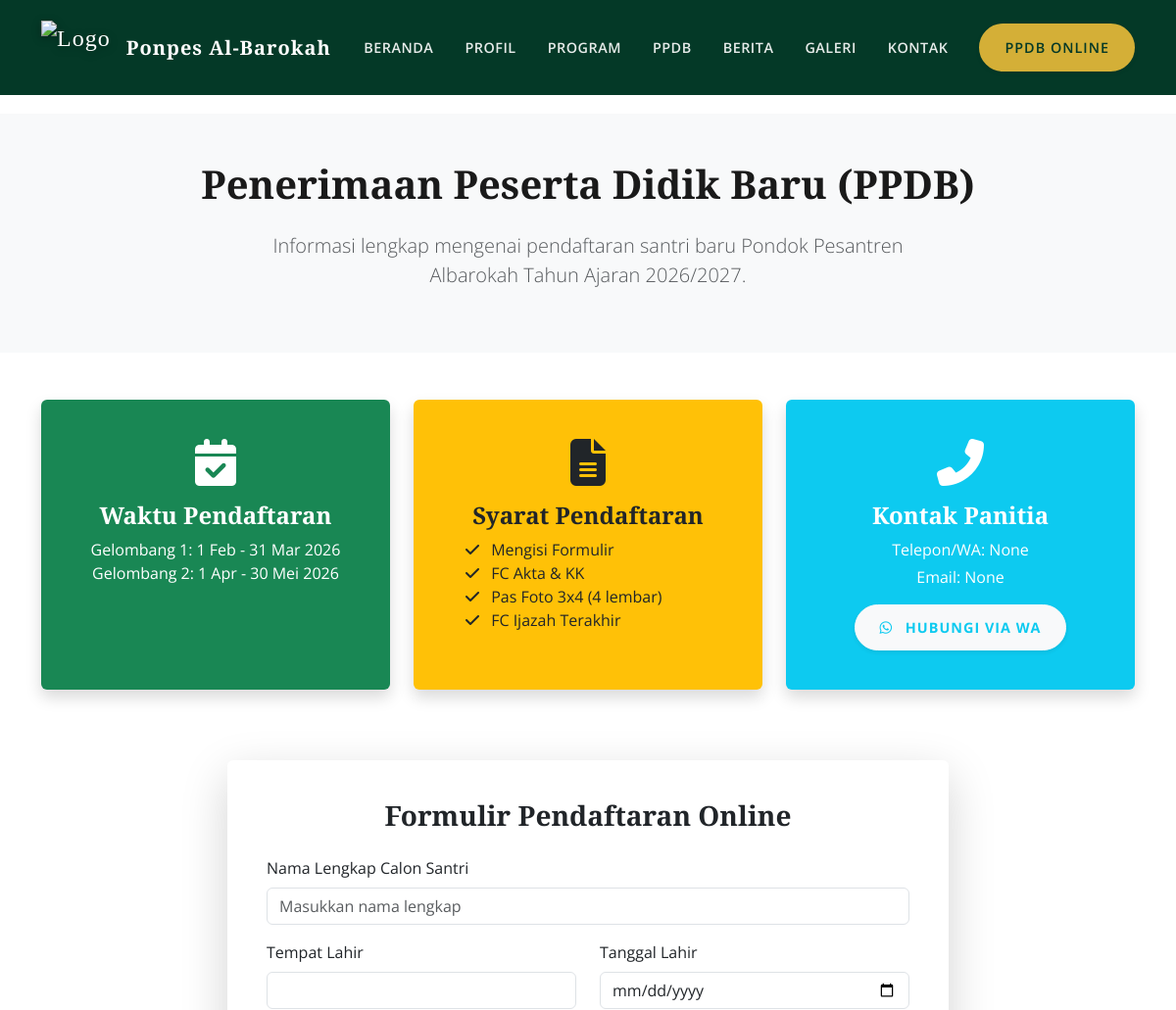
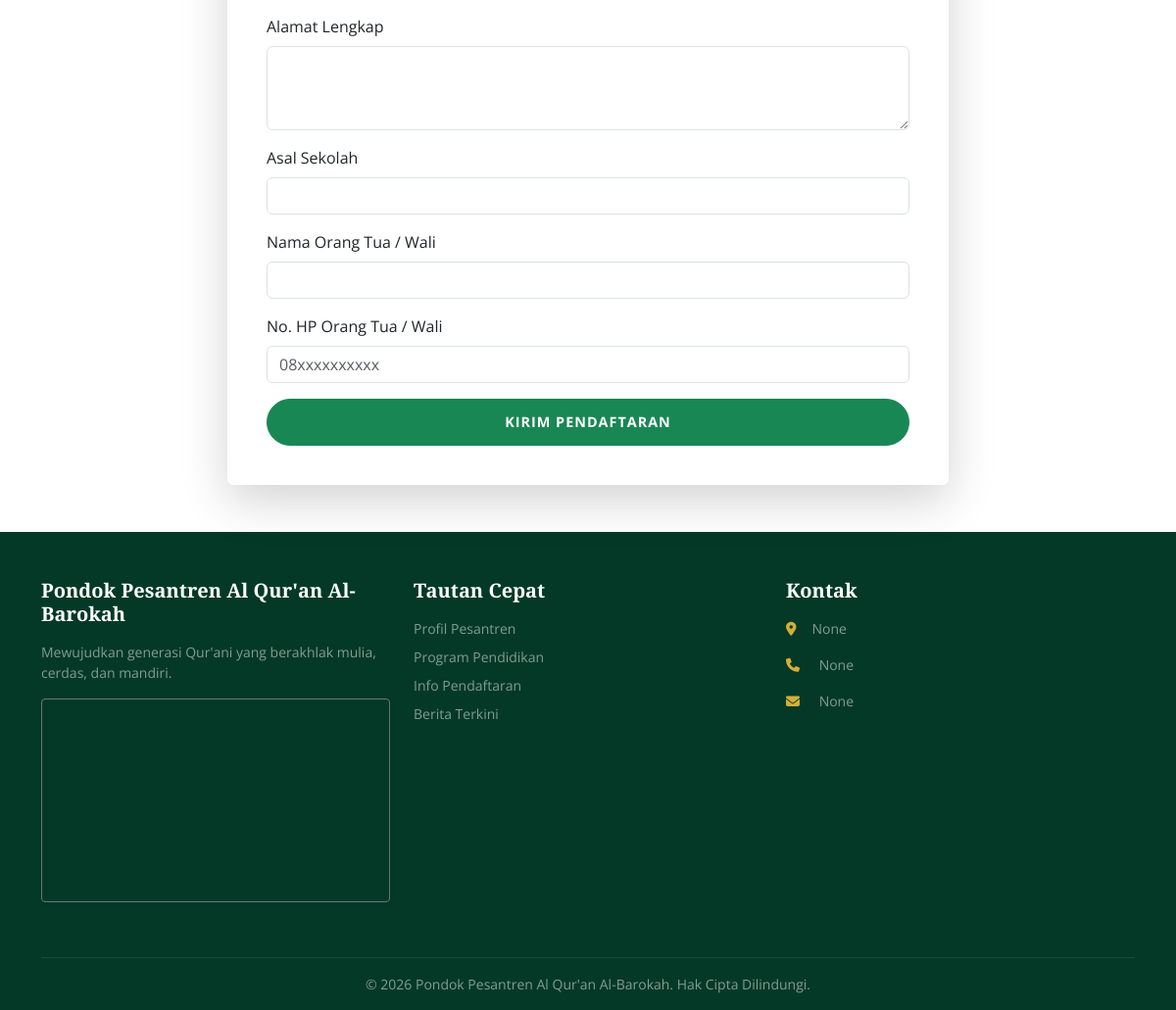
/ppdb, run on the app's committed database (2 pictures, top to bottom).
### app/models.py (models this page shows)
class Pengaturan(db.Model):
    id = db.Column(db.Integer, primary_key=True)
    nama_pesantren = db.Column(db.String(100), default='Pondok Pesantren Al Qur\'an Al-Barokah')
    alamat = db.Column(db.Text)
    telepon = db.Column(db.String(20))
    email = db.Column(db.String(100))
    deskripsi_singkat = db.Column(db.Text)
    facebook = db.Column(db.String(255))
    instagram = db.Column(db.String(255))
    tiktok = db.Column(db.String(255))
    youtube = db.Column(db.String(255))
    maps_embed = db.Column(db.Text)
    maps_link = db.Column(db.String(255)) # For clickable map link in footer
    jumlah_santri = db.Column(db.Integer, default=150)
    jumlah_alumni = db.Column(db.Integer, default=500)
    jumlah_ustadz = db.Column(db.Integer, default=25)
    jumlah_kitab = db.Column(db.Integer, default=50)
    sejarah = db.Column(db.Text)
    sejarah_gambar = db.Column(db.String(255))
    struktur_organisasi_gambar = db.Column(db.String(255))
    visi = db.Column(db.Text)
    misi = db.Column(db.Text)
    hero_title_1 = db.Column(db.String(100), default='Selamat Datang di')
    hero_title_2 = db.Column(db.String(100), default='Pondok Pesantren Al Qur\'an')
    hero_title_3 = db.Column(db.String(100), default='Al-Barokah')
    hero_subtitle = db.Column(db.String(255), default='Mewujudkan Generasi Qur\'ani yang Berakhlak Mulia, Cerdas, dan Mandiri')

### app/routes.py (the view)
@bp.route('/ppdb')
@limiter.limit("30 per minute")
def ppdb():
    return render_template('ppdb.html', title='PPDB Online')

### app/routes.py (called while the page is built)
@bp.context_processor
def inject_pengaturan():
    pengaturan = Pengaturan.query.first()
    return dict(pengaturan=pengaturan)

### app/templates/ppdb.html (shortened to what this page needs)
{% extends "base.html" %}
{% block content %}
<section class="py-5 bg-light">
    <div class="container text-center">
        <h1 class="fw-bold mb-4">Penerimaan Peserta Didik Baru (PPDB)</h1>
        <p class="lead text-muted mx-auto" style="max-width: 700px;">
            Informasi lengkap mengenai pendaftaran santri baru Pondok Pesantren Albarokah Tahun Ajaran 2026/2027.
        </p>
    </div>
</section>
<section class="py-5">
    <div class="container">
        <div class="row mb-5">
            <div class="col-md-4 mb-4">
                <div class="card bg-success text-white text-center h-100 p-4 border-0 shadow">
                    <div class="card-body">
                        <i class="fas fa-calendar-check fa-3x mb-3"></i>
                        <h4 class="fw-bold">Waktu Pendaftaran</h4>
                        <p class="mb-0">Gelombang 1: 1 Feb - 31 Mar 2026</p>
                        <p class="mb-0">Gelombang 2: 1 Apr - 30 Mei 2026</p>
                    </div>
                </div>
            </div>
            <div class="col-md-4 mb-4">
                <div class="card bg-warning text-dark text-center h-100 p-4 border-0 shadow">
                    <div class="card-body">
                        <i class="fas fa-file-alt fa-3x mb-3"></i>
                        <h4 class="fw-bold">Syarat Pendaftaran</h4>
                        <ul class="text-start list-unstyled mx-auto" style="max-width: 250px;">
                            <li><i class="fas fa-check me-2"></i> Mengisi Formulir</li>
                            <li><i class="fas fa-check me-2"></i> FC Akta & KK</li>
                            <li><i class="fas fa-check me-2"></i> Pas Foto 3x4 (4 lembar)</li>
                            <li><i class="fas fa-check me-2"></i> FC Ijazah Terakhir</li>
                        </ul>
                    </div>
                </div>
            </div>
            <div class="col-md-4 mb-4">
                <div class="card bg-info text-white text-center h-100 p-4 border-0 shadow">
                    <div class="card-body">
                        <i class="fas fa-phone-alt fa-3x mb-3"></i>
                        <h4 class="fw-bold">Kontak Panitia</h4>
                        <p class="mb-1">Telepon/WA: {{ pengaturan.telepon if pengaturan else '(0274) 123456' }}</p>
                        <p class="mb-0">Email: {{ pengaturan.email if pengaturan else 'info@albarokah.ponpes.id' }}</p>
                        <div class="mt-3">
                            <a href="https://wa.me/{{ pengaturan.telepon|replace('0', '62', 1)|replace('-', '')|replace(' ', '') }}" target="_blank" class="btn btn-light text-info fw-bold rounded-pill px-4 shadow-sm">
                                <i class="fab fa-whatsapp me-2"></i> Hubungi via WA
                            </a>
                        </div>
                    </div>
                </div>
            </div>
        </div>
        <div class="row justify-content-center">
            <div class="col-md-8">
                <div class="card border-0 shadow-lg p-4">
                    <div class="card-body">
                        <h3 class="fw-bold text-center mb-4">Formulir Pendaftaran Online</h3>
                        <form action="{{ url_for('main.ppdb_register') }}" method="POST">
                            <div class="mb-3">
                                <label for="nama" class="form-label">Nama Lengkap Calon Santri</label>
                                <input type="text" class="form-control" id="nama" name="nama" placeholder="Masukkan nama lengkap" required>
                            </div>
                            <div class="row mb-3">
                                <div class="col-md-6">
                                    <label for="tempat_lahir" class="form-label">Tempat Lahir</label>
                                    <input type="text" class="form-control" id="tempat_lahir" name="tempat_lahir" required>
                                </div>
                                <div class="col-md-6">
                                    <label for="tanggal_lahir" class="form-label">Tanggal Lahir</label>
                                    <input type="date" class="form-control" id="tanggal_lahir" name="tanggal_lahir" required>
                                </div>
                            </div>
                            <div class="mb-3">
                                <label for="alamat" class="form-label">Alamat Lengkap</label>
                                <textarea class="form-control" id="alamat" name="alamat" rows="3" required></textarea>
                            </div>
                            <div class="mb-3">
                                <label for="asal_sekolah" class="form-label">Asal Sekolah</label>
                                <input type="text" class="form-control" id="asal_sekolah" name="asal_sekolah" required>
                            </div>
                            <div class="mb-3">
                                <label for="nama_ortu" class="form-label">Nama Orang Tua / Wali</label>
                                <input type="text" class="form-control" id="nama_ortu" name="nama_ortu" required>
                            </div>
                            <div class="mb-3">
                                <label for="no_hp_ortu" class="form-label">No. HP Orang Tua / Wali</label>
                                <input type="tel" class="form-control" id="no_hp_ortu" name="no_hp_ortu" placeholder="08xxxxxxxxxx" required>
                            </div>
                            <div class="d-grid gap-2">
                                <button type="submit" class="btn btn-success btn-lg fw-bold">Kirim Pendaftaran</button>
                            </div>
                        </form>
                    </div>
                </div>
            </div>
        </div>
    </div>
</section>
{% endblock %}

### app/templates/base.html (shortened to what this page needs)
<!DOCTYPE html>
<html lang="id">
<head>
    <link href="https://cdn.jsdelivr.net/npm/bootstrap@5.3.0/dist/css/bootstrap.min.css" rel="stylesheet">
    <link rel="stylesheet" href="https://cdnjs.cloudflare.com/ajax/libs/font-awesome/6.4.0/css/all.min.css">
    <link rel="stylesheet" href="{{ url_for('static', filename='css/style.css') }}">
</head>
<body class="d-flex flex-column min-vh-100" {% if request.endpoint != 'main.index' %}style="padding-top: 76px;"{% endif %}>
    <nav class="navbar navbar-expand-lg navbar-dark fixed-top transition-all" style="background-color: var(--primary-color);">
        <div class="container">
            <a class="navbar-brand d-flex align-items-center" href="{{ url_for('main.index') }}">
                <img src="{{ url_for('static', filename='img/logo.png') }}" alt="Logo" class="me-3 d-inline-block align-text-top logo-img">
                <span class="fw-bold d-none d-sm-block fs-5">Ponpes Al-Barokah</span>
            </a>
            <div class="collapse navbar-collapse" id="navbarNav">
                <ul class="navbar-nav ms-auto align-items-center">
                    <li class="nav-item"><a class="nav-link" href="{{ url_for('main.index') }}">Beranda</a></li>
                    <li class="nav-item"><a class="nav-link" href="{{ url_for('main.profil') }}">Profil</a></li>
                    <li class="nav-item"><a class="nav-link" href="{{ url_for('main.program') }}">Program</a></li>
                    <li class="nav-item"><a class="nav-link" href="{{ url_for('main.ppdb') }}">PPDB</a></li>
                    <li class="nav-item"><a class="nav-link" href="{{ url_for('main.berita') }}">Berita</a></li>
                    <li class="nav-item"><a class="nav-link" href="{{ url_for('main.galeri') }}">Galeri</a></li>
                    <li class="nav-item"><a class="nav-link" href="{{ url_for('main.kontak') }}">Kontak</a></li>
                    <li class="nav-item ms-lg-3 mt-3 mt-lg-0">
                        <a href="{{ url_for('main.ppdb') }}" class="btn btn-gold rounded-pill px-4 shadow-sm">PPDB Online</a>
                    </li>
                </ul>
            </div>
        </div>
    </nav>
    <main class="flex-grow-1">
        <div class="container mt-4 pt-3">
        </div>
        {% block content %}{% endblock %}
    </main>
    <footer class="mt-auto pt-5 pb-3 footer-custom">
        <div class="container">
            <div class="row text-center text-md-start">
                <div class="col-md-4 mb-4">
                    <h5 class="fw-bold mb-3 text-white">
                        {% if pengaturan and pengaturan.nama_pesantren %}
                            {{ pengaturan.nama_pesantren }}
                        {% else %}
                            Pondok Pesantren Al Qur'an Al-Barokah
                        {% endif %}
                    </h5>
                    <p class="small text-white-50">{{ pengaturan.deskripsi_singkat if pengaturan and pengaturan.deskripsi_singkat else "Mewujudkan generasi Qur'ani yang berakhlak mulia, cerdas, dan mandiri." }}</p>
                    <div class="map-container">
                        <iframe src="{{ pengaturan.maps_embed|safe if pengaturan and pengaturan.maps_embed else 'https://www.google.com/maps/embed?pb=!1m18!1m12!1m3!1d3953.098178339794!2d110.37380831477754!3d-7.779419994393666!2m3!1f0!2f0!3f0!3m2!1i1024!2i768!4f13.1!3m3!1m2!1s0x2e7a584a6e123456%3A0x123456789abcdef!2sPondok%20Pesantren%20Albarokah!5e0!3m2!1sid!2sid!4v1620000000000!5m2!1sid!2sid' }}" width="100%" height="200" style="border:0;" allowfullscreen="" loading="lazy"></iframe>
                    </div>
                </div>
                <div class="col-md-4 mb-4">
                    <h5 class="fw-bold mb-3 text-white">Tautan Cepat</h5>
                    <ul class="list-unstyled small">
                        <li class="mb-2"><a href="{{ url_for('main.profil') }}" class="text-white-50 text-decoration-none hover-gold">Profil Pesantren</a></li>
                        <li class="mb-2"><a href="{{ url_for('main.program') }}" class="text-white-50 text-decoration-none hover-gold">Program Pendidikan</a></li>
                        <li class="mb-2"><a href="{{ url_for('main.ppdb') }}" class="text-white-50 text-decoration-none hover-gold">Info Pendaftaran</a></li>
                        <li class="mb-2"><a href="{{ url_for('main.berita') }}" class="text-white-50 text-decoration-none hover-gold">Berita Terkini</a></li>
                    </ul>
                </div>
                <div class="col-md-4 mb-4">
                    <h5 class="fw-bold mb-3 text-white">Kontak</h5>
                    <ul class="list-unstyled small text-white-50">
                        <li class="mb-3 d-flex justify-content-center justify-content-md-start">
                            <i class="fas fa-map-marker-alt me-3 mt-1 text-gold"></i>
                            <div class="text-start">
                                {{ pengaturan.alamat if pengaturan else 'Jl. Pesantren No. 123, Yogyakarta' }}
                            </div>
                        </li>
                        <li class="mb-3"><i class="fas fa-phone me-3 text-gold"></i> {{ pengaturan.telepon if pengaturan else '(0274) 123456' }}</li>
                        <li class="mb-3"><i class="fas fa-envelope me-3 text-gold"></i> {{ pengaturan.email if pengaturan else 'info@albarokah.ponpes.id' }}</li>
                    </ul>
                </div>
            </div>
            <hr class="border-secondary opacity-25">
            <div class="text-center small text-white-50">
                &copy; 2026 {{ pengaturan.nama_pesantren if pengaturan else 'Pondok Pesantren Al Qur\'an Al-Barokah' }}. Hak Cipta Dilindungi.
            </div>
        </div>
    </footer>
</body>
</html>

### app/static/css/style.css (style rules this page uses)
:root { --primary-color: #043927; --secondary-color: #157a53; --accent-color: #D4AF37; --accent-light: #f4eeb1; --dark-color: #1a1a1a; --light-color: #f8f9fa; --text-muted: #6c757d; --font-primary: 'Open Sans', sans-serif; --font-heading: 'Playfair Display', serif; --transition-speed: 0.3s; }
body { font-family: var(--font-primary); color: var(--dark-color); overflow-x: hidden; }
h1, h2, h3, h4, h5, h6 { font-family: var(--font-heading); font-weight: 700; }
.footer-custom { background-color: #043927 !important; color: white !important; font-family: 'Open Sans', sans-serif !important; }
.footer-custom .text-white-50 { color: rgba(255, 255, 255, 0.5) !important; }
.text-gold { color: var(--accent-color) !important; }
.map-container { border-radius: 0.25rem; overflow: hidden; margin-bottom: 1rem; box-shadow: 0 .125rem .25rem rgba(0,0,0,.075); border: 1px solid #6c757d; }
.btn-gold { background-color: var(--accent-color); color: var(--primary-color); border: 2px solid var(--accent-color); font-weight: 700; }
a { text-decoration: none; transition: color var(--transition-speed); }
.logo-img { height: 55px; width: auto; filter: drop-shadow(0px 2px 4px rgba(0,0,0,0.3)); transition: transform 0.3s ease; }
.navbar { padding-top: 1rem; padding-bottom: 1rem; transition: all 0.3s ease; }
.navbar-brand { font-family: var(--font-heading); font-size: 1.5rem; letter-spacing: 1px; }
.nav-link { font-weight: 600; text-transform: uppercase; font-size: 0.9rem; letter-spacing: 0.5px; padding: 0.5rem 1rem !important; color: rgba(255,255,255,0.9) !important; }
.btn { border-radius: 50px; padding: 0.75rem 2rem; font-weight: 600; transition: all var(--transition-speed); text-transform: uppercase; font-size: 0.9rem; letter-spacing: 1px; }

### data on the page
Pengaturan: telepon "None", email "None", nama_pesantren "Pondok Pesantren Al Qur'an Al-Barokah", deskripsi_singkat "Mewujudkan generasi Qur'ani yang berakhlak mulia, cerdas, dan mandiri.", alamat "None"
